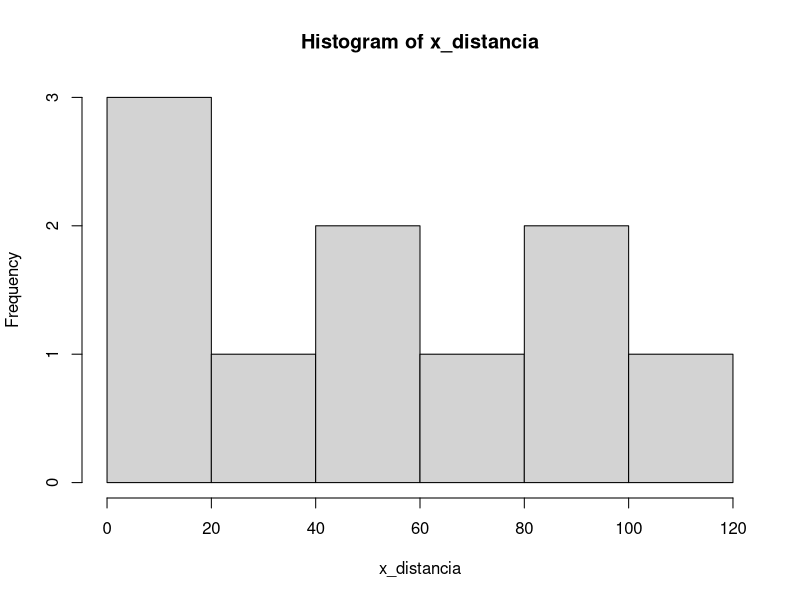
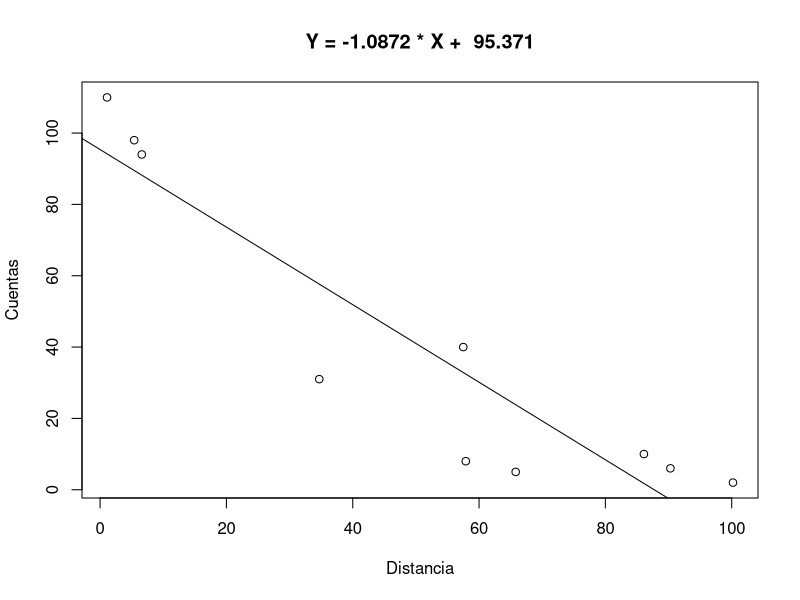
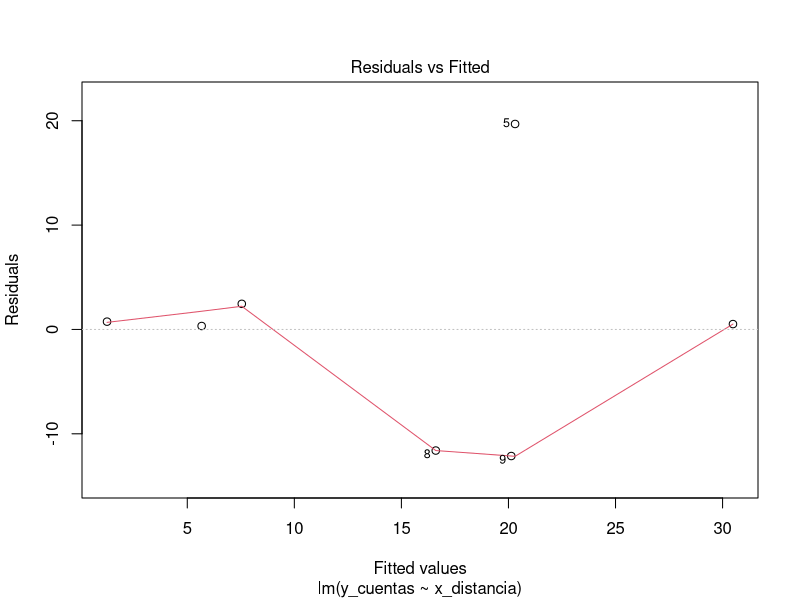
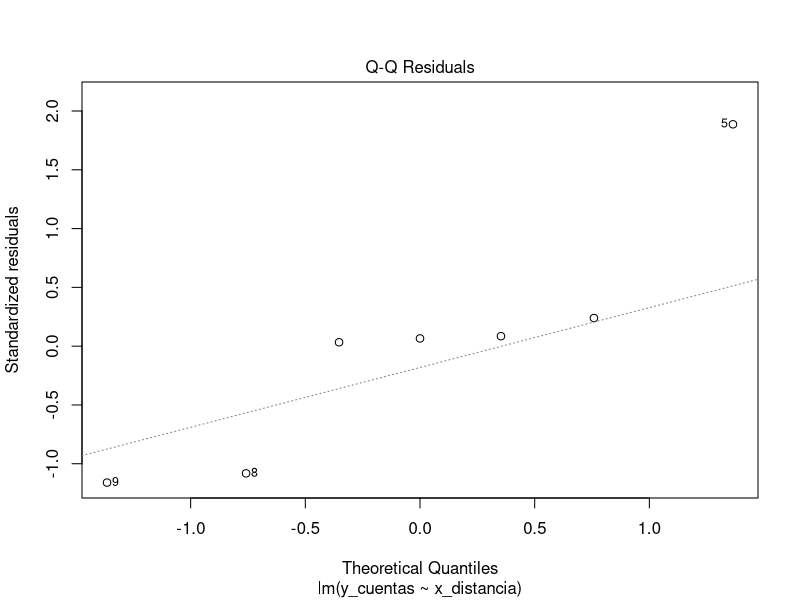
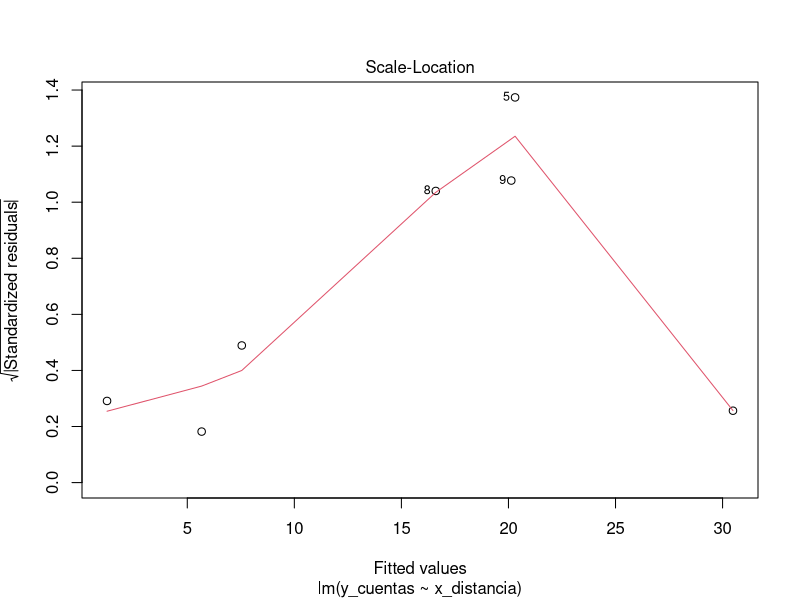
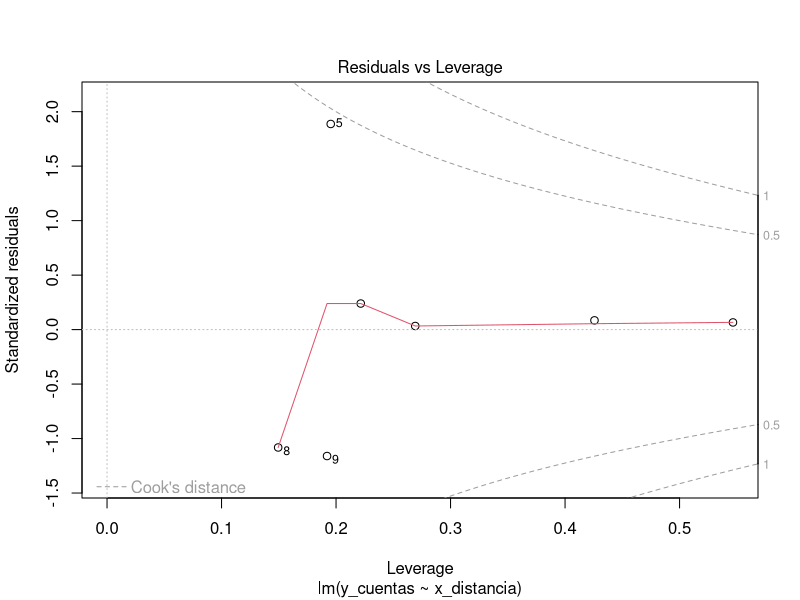
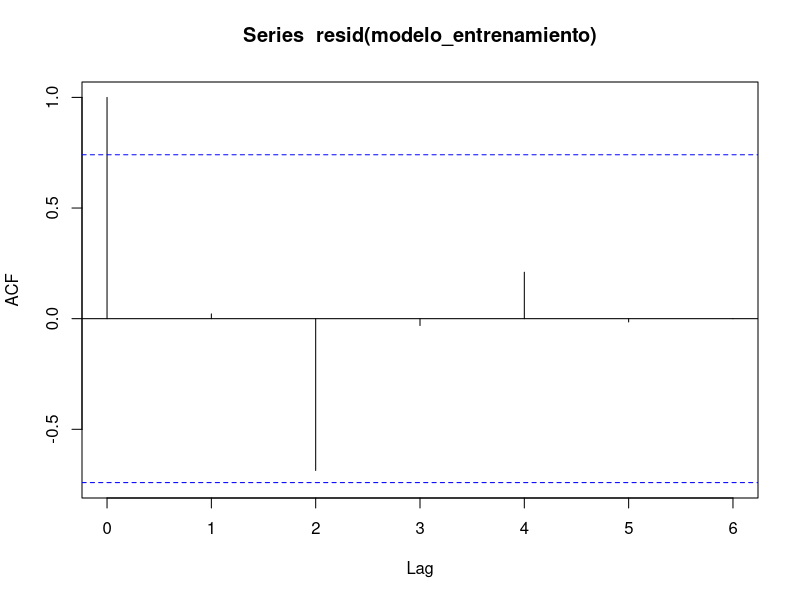

R code for these plots, in order:
## ---- chunk 1
knitr::opts_chunk$set(echo = TRUE)
## ---- chunk 2
y_cuentas = c(110,2,6,98,40,94,31,5,8,10)
x_distancia = c(1.1,100.2,90.3,5.4,57.5,6.6,34.7,65.8,57.9,86.1)
## ---- chunk 3
modelo <- lm(y_cuentas ~ x_distancia)
anova(modelo)
## ---- chunk 4
hist(x_distancia)
shapiro.test(x_distancia)
## ---- chunk 5

xy = y_cuentas * x_distancia
xy


## ---- chunk 6
x_cuadrado <- x_distancia^2

x_cuadrado

## ---- chunk 7

tabla_datos <- data.frame(y_cuentas, x_distancia, xy, x_cuadrado)



## ---- chunk 8

library(kableExtra)
kable(tabla_datos, caption = "Tabla de Datos") %>%
  kable_styling(full_width = F)
  
## ---- chunk 9

#primer sumatorio

sum1 = sum (tabla_datos$y_cuentas)

#segundo sumatorio

sum2 =  (tabla_datos$x_distancia)

#tercer sumatorio

sum3 = (tabla_datos$xy)

#cuarto sumatorio

sum4 = (tabla_datos$x_cuadrado)


## ---- chunk 10



sum.y_cuentas <- sum(tabla_datos$y_cuentas)
sum.x_distancia <- sum(tabla_datos$x_distancia)
sum.xy <- sum(tabla_datos$xy)
sum.x_cuadrado <- sum(tabla_datos$x_cuadrado)

row.sums <- c(sum.y_cuentas,sum.x_distancia,sum.xy,sum.x_cuadrado)

tabla_datos_final <- rbind(tabla_datos, row.sums)

tabla_datos_final


## ---- chunk 11
modelo <- lm(y_cuentas ~ x_distancia)

## ---- chunk 12

plot(x_distancia, y_cuentas, main = paste("Y =", round(modelo$coefficients[2],4),"* X + ", round(modelo$coefficients[1],4)), xlab = "Distancia", ylab = "Cuentas")
abline(modelo)

## ---- chunk 13
residuos <- resid(modelo)
residuos

residuos_estandarizados <- rstandard(modelo)
residuos_estandarizados

residuos_estudentizados <- rstudent(modelo)
residuos_estudentizados
## ---- chunk 14
predict(modelo, newdata = data.frame(x_distancia = 6.6))

## ---- chunk 15
set.seed(12345)
entrenamiento <- sample(1:nrow(tabla_datos), 0.7*nrow(tabla_datos))
validacion <- setdiff(1:nrow(tabla_datos), entrenamiento)

## ---- chunk 16
modelo_entrenamiento <- lm(y_cuentas ~ x_distancia, data = tabla_datos, subset = entrenamiento)

## ---- chunk 17
summary(modelo_entrenamiento)

## ---- chunk 18

#Varianza explicada:
ssr = sum(residuos^2) 

#Varianza no explicada:
sse = sum((y_cuentas - predict(modelo))^2)

## ---- chunk 19

library(caret)

cv <- trainControl(method = "cv", number = 10)
modelo_cruzado <- train(y_cuentas ~ x_distancia, tabla_datos, method = "lm", trControl = cv)

## ---- chunk 20
influence.measures(modelo_entrenamiento)

## ---- chunk 21
plot(modelo_entrenamiento)

## ---- chunk 22
acf(resid(modelo_entrenamiento))
